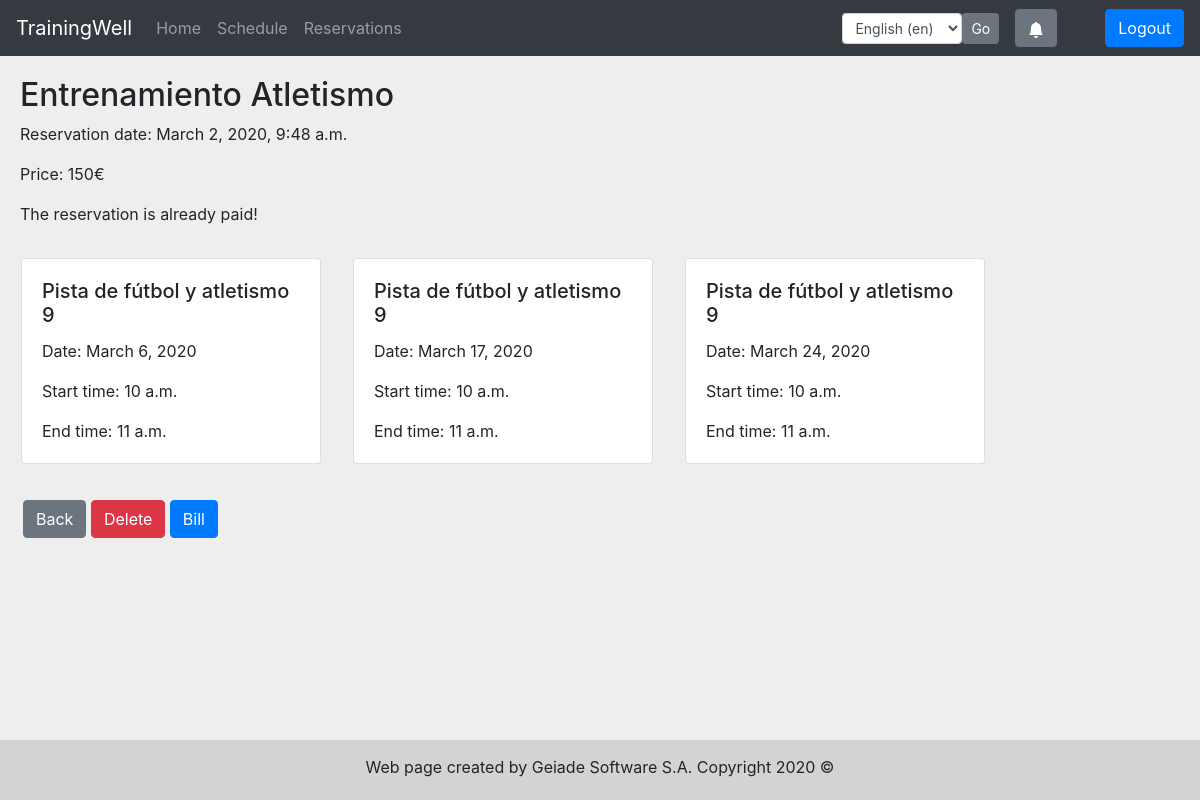
Before: /en/events/reservation/29/ (signed in) with the older database file.
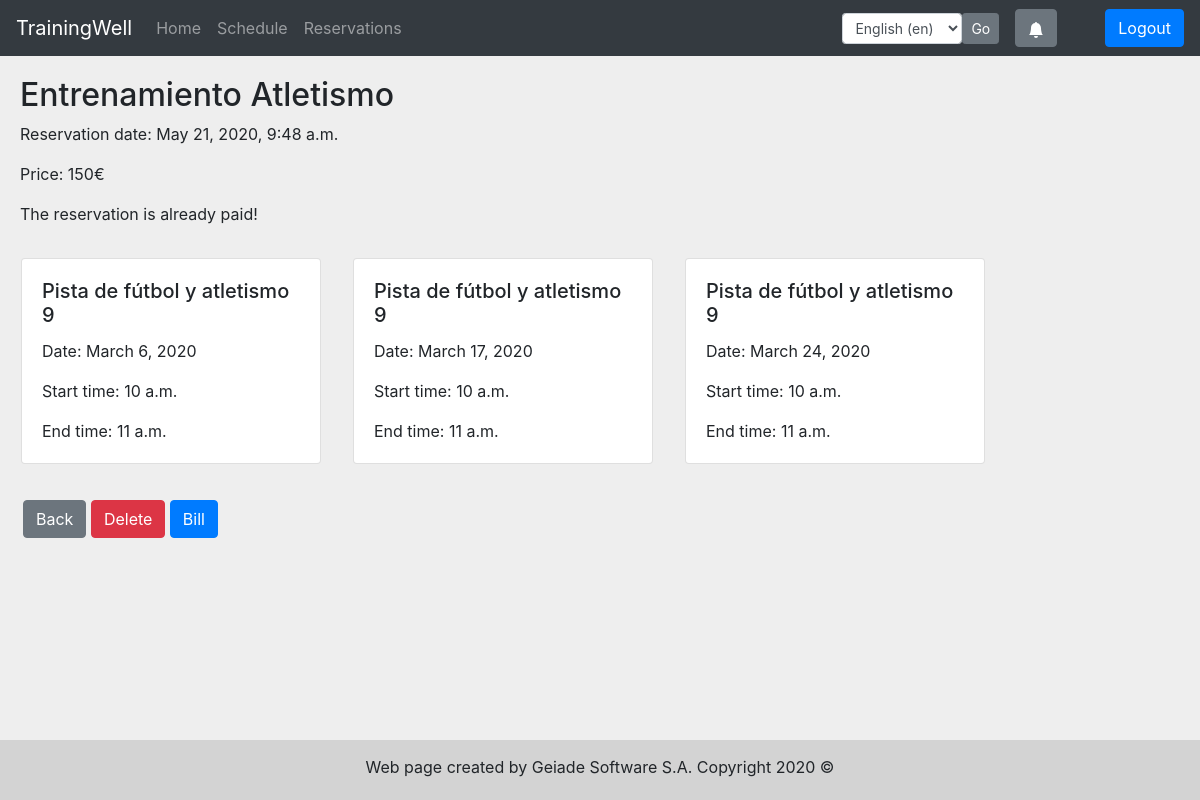
After: the same page with the newer database file.
### eventApp/models.py (models this page shows, shortened)
class Reservation(models.Model):
    PAID = 'P'
    UNPAID = 'U'
    CANCELTOREFUND = 'CTR'
    CANCELANDREFUND = 'CR'
    CANCELOUTTIME = 'COT'
    CANCEL = 'C'
    STATUS = ((PAID, 'Paid'), (UNPAID, 'Unpaid'), (CANCELTOREFUND, 'Canceled, waiting refund'),
              (CANCELANDREFUND, 'Canceled and refunded'), (CANCELOUTTIME, 'Canceled out of time'), (CANCEL, 'Canceled'))
    status = models.CharField(max_length=100, choices=STATUS)
    event_name = models.CharField(max_length=100)
    user = models.ForeignKey(settings.AUTH_USER_MODEL, on_delete=models.PROTECT)
    reservation_date = models.DateTimeField(auto_now_add=True)
    price = models.IntegerField()
    is_paid = models.BooleanField(default=False)
    last_update = models.DateTimeField()
    modified_by = models.ForeignKey(settings.AUTH_USER_MODEL, null=True, on_delete=models.SET_NULL, related_name="modifier")
    is_deleted = models.BooleanField(default=False)

class Timeblock(models.Model):
    reservation = models.ForeignKey(Reservation, on_delete=models.CASCADE)
    space = models.ForeignKey(Space, on_delete=models.SET(get_timeblock_space('self').__str__()))
    start_time = models.DateTimeField()
    end_time = models.DateTimeField()
    class Meta:
        ordering = ['start_time']

### eventApp/views.py (the view)
# urls.py: path('reservation/<int:obj_id>/', reservation_detail, name='reservation_detail'),
@decorators.get_if_creator(Reservation)
def reservation_detail(request, instance):
    tbck = Timeblock.objects.filter(reservation=instance)
    context = {'reservation': instance, 'timeblocks': aggregate_timeblocks(list(tbck))}
    return render(request, 'eventApp/reservation_detail.html', context)

### eventApp/models.py (called while the page is built)
    def __str__(self):
        return u'%s' % self.kind_of_field

    def __str__(self):
        return u"%s %d" % (self.field, self.id)

### eventApp/templatetags/template_tags.py (called while the page is built)
@register.filter(name='has_group')
def has_group(user, group_name):
    return user.groups.filter(name=group_name).exists()

### eventApp/views.py (called while the page is built)
def notification_context_processor(request):
    return {
        'notifications': Notification.objects.filter(
            user=request.user,
            is_deleted=False
        )} if request.user.is_authenticated else {}

def aggregate_timeblocks(timeblocks):
    agg_list = []
    agg = {}
    timeblocks.sort(key=lambda tb: tb.space.id)
    for timeblock in timeblocks:
        if len(agg.keys()) != 0:
            if str(timeblock.space) == agg['space'] and timeblock.start_time == agg['end_time']:
                agg['end_time'] = agg['end_time'] + settings.RESERVATION_GRANULARITY
                continue
            agg_list.append(agg)
        agg = {
            'start_time': timeblock.start_time,
            'end_time': timeblock.start_time + settings.RESERVATION_GRANULARITY,
            'space': str(timeblock.space)
        }
    if len(agg.keys()) != 0:
        agg_list.append(agg)  # Store last agg
    return agg_list

### templates/eventApp/reservation_detail.html (shortened to what this page needs)
{% extends 'base.html' %}
{% load i18n %}
{% block content %}
    <div class="reservation-detail">
        <div class="reservation">
         <div class="card-body">
            <h2>{{ reservation.event_name }}</h2>
            <p>{% trans 'Reservation date' %}: {{ reservation.reservation_date }}</p>
            <p>{% trans 'Price' %}:  {{ reservation.price }}€</p>
            {% if  reservation.is_paid %}
                <p>{% trans 'The reservation is already paid' %}!</p>
            {% else %}
               <p>{% trans 'The reservation has not been paid yet' %}.</p>
            {% endif %}
            <div class="card-deck">
                {% for tb in timeblocks %}
                    <div class="card m-3" style="min-width: 300px; max-width: 300px;">
                        <div class="card-body">
                            <h5 class="card-title">{{ tb.space }}</h5>
                            <p class="card-text">{% trans 'Date' %}: {{ tb.start_time|date:"DATE_FORMAT" }}</p>
                            <p class="card-text">{% trans 'Start time' %}: {{ tb.start_time|time:"TIME_FORMAT" }}</p>
                            <p class="card-text">{% trans 'End time' %}: {{ tb.end_time|time:"TIME_FORMAT" }}</p>
                        </div>
                    </div>
                {% empty %}
                    <p class="ml-5 mt-2">{% trans 'No spaces reserved' %}</p>
                {% endfor %}
            </div>
         </div>
        </div>
    </div>
    <div class="row ml-2">
        <div class="col">
            <a type="button" role="button" class="btn btn-secondary" href="{% url 'reservations' %}">{% trans 'Back' %}</a>
            <button type="button" class="btn btn-primary btn-danger" data-toggle="modal" data-target="#exampleModal">
                {% trans 'Delete' %}
            </button>
            <a type="button" role="button" class="btn btn-primary" href={% url 'reservation_bill' obj_id=reservation.id %}>{% trans 'Bill' %}</a>
        </div>
    </div>
{% endblock %}

### templates/base.html (shortened to what this page needs)
{% load static %}
{% load i18n %}
{% load template_tags %}
<!doctype html>
<html class="h-100">
    <head>
        <link rel="stylesheet" href="https://stackpath.bootstrapcdn.com/bootstrap/4.4.1/css/bootstrap.min.css">
        <link rel="stylesheet" href="{% static "CSS/base.css" %}">
    </head>
    <body>
        <nav class="navbar navbar-expand navbar-dark bg-dark">
            <a class="navbar-brand">TrainingWell</a>
            <ul class="navbar-nav mr-auto">
                <li class="nav-item">
                    <a class="nav-link" href="{% url 'home' %}">Home</a>
                </li>
                <li class="nav-item">
                    <a class="nav-link" href="{% url 'event_schedule' %}">{% trans 'Schedule'%}</a>
                </li>
                {% if request.user|has_group:"organizers" %}
                    <li class="nav-item">
                        <a class="nav-link" href="{% url 'reservations' %}">{% trans 'Reservations' %}</a>
                    </li>
                {% endif %}
            </ul>
       <form class="form-inline" action="{% url 'set_language' %}" method="post" style="margin-right: 16px">{% csrf_token %}
            <select name="language" class="form-control form-control-sm">
                {% get_current_language as LANGUAGE_CODE %}
                {% get_available_languages as LANGUAGES %}
                {% get_language_info_list for LANGUAGES as languages %}
                {% for language in languages %}
                    <option value="{{ language.code }}"{% if language.code == LANGUAGE_CODE %} selected="selected"{% endif %}>
                        {{ language.name_local }} ({{ language.code }})
                    </option>
                {% endfor %}
            </select>
            <input type="submit" class="btn btn-sm btn-secondary" value="{% trans 'Go' %}" />
       </form>
            {% if user.is_authenticated %}
                <div class="mr-5">
                    <button type="button" class="btn btn-secondary" data-toggle="popover" data-placement="bottom">
                        <svg class="bi bi-bell-fill" width="1em" height="1em" viewBox="0 0 16 16" fill="white" xmlns="http://www.w3.org/2000/svg">
                            <path d="M8 16a2 2 0 002-2H6a2 2 0 002 2zm.995-14.901a1 1 0 10-1.99 0A5.002 5.002 0 003 6c0 1.098-.5 6-2 7h14c-1.5-1-2-5.902-2-7 0-2.42-1.72-4.44-4.005-4.901z"></path>
                        </svg>
                    </button>
                </div>
                <a class="btn btn-primary" href="/accounts/logout">Logout</a>
            {% else %}
                <a class="btn btn-primary" href="/accounts/login">Login</a>
            {% endif %}
        </nav>
        <div class="container mw-100 h-100 d-flex flex-column p-0">
            {% block content %}
            {% endblock %}
            <div class="container">
            <footer class=footer">
                <p class="service">Web page created by Geiade Software S.A. Copyright 2020 ©</p>
            </footer>
            </div>
        </div>
    </body>
</html>

### static/CSS/base.css (style rules this page uses)
body { background-color: #eeeeee; }
footer { position: fixed; text-align: center; bottom: 0; left: 0; right: 0; padding-top: 15px; padding-bottom: 5px; background-color: #D3D3D3; }

Changed rows visible on the page:
changed Reservation "Entrenamiento Atletismo": reservation_date "March 2, 2020, 9:48 a.m." → "May 21, 2020, 9:48 a.m."
